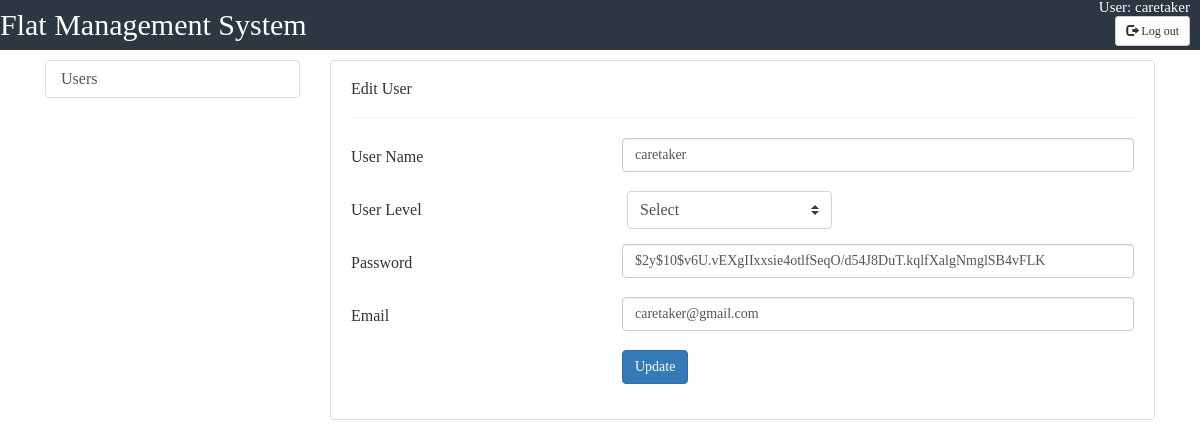
The page /admin/user_edit.php?id=7 (signed in) on the database its author committed.
### tables this page shows
CREATE TABLE `users` (
  `id` int(25) NOT NULL,
  `username` varchar(100) NOT NULL,
  `password` varchar(100) NOT NULL,
  `email` varchar(100) NOT NULL,
  `name` varchar(100) NOT NULL,
  `nid` varchar(100) NOT NULL,
  `family_members` int(10) NOT NULL DEFAULT '1',
  `flat_no` varchar(100) NOT NULL,
  `phone` char(11) NOT NULL,
  `address` varchar(1000) NOT NULL,
  `user_level` int(1) NOT NULL DEFAULT '0'
);

### admin/user_edit.php (the view, shortened to what this page needs)
<?php
include_once("../includes/db.php");
?>
<?php
$id = $_GET['id'];
$result = mysqli_query($con, "SELECT * FROM users WHERE id=$id");
while($res = mysqli_fetch_array($result))
{
    $username = $res['username'];
    $password = $res['password'];
    $email = $res['email'];
}
?>
<!doctype html>
<html>
<head>
	<link href="//maxcdn.bootstrapcdn.com/bootstrap/4.1.1/css/bootstrap.min.css" rel="stylesheet" id="bootstrap-css">
	<link rel="stylesheet" href="https://maxcdn.bootstrapcdn.com/bootstrap/3.3.7/css/bootstrap.min.css">
	<link rel="stylesheet" href="../css/user.css">
</head>
<body>
	<div class="header">
		<div class="logo">
			<ul>
				<li id="logo">Flat Management System</li>
				<li id="user">User:
					<?php echo $_SESSION['u_id'];?>
				</li><br>
				<form action="user_edit.php" method="post">
				<li id="button"><button  name="logout" type="submit" class="btn btn-default btn-sm">
          <span class="glyphicon glyphicon-log-out"></span> Log out
        </button>
				</li>
				</form>
			</ul>
		</div>
	</div>
	<div class="container">
		<div class="row">
			<div class="col-md-3 ">
				<div class="list-group ">
					<a href="admin.php" class="list-group-item list-group-item-action">Users</a>
				</div>
			</div>
			<div class="col-md-9">
				<div class="card">
					<div class="card-body">
						<div class="row">
							<div class="col-md-12">
								<h4>Edit User</h4>
								<hr>
							</div>
						</div>
						<div class="row">
							<div class="col-md-12">
								<form action="user_edit.php" method="post">
									<div class="form-group row">
										<label for="username" class="col-4 col-form-label">User Name</label>
										<div class="col-8">
											<input id="username" name="username" placeholder="" class="form-control here" type="text" value="<?php echo $username;?>">
										</div>
									</div>
									<div class="form-group row">
										<label for="level" class="col-4 col-form-label">User Level</label>
										<div class="col-8">
											<SELECT class="custom-select" style="width:40%; margin-left:5px;   float:left;" onChange="this.form.userlevel.value=this.options[this.selectedIndex].value">
												<OPTION VALUE="">Select
													<OPTION VALUE="4">Tenant
											</SELECT>
										</div>
									</div>
									<div class="form-group row">
										<label for="password" class="col-4 col-form-label">Password</label>
										<div class="col-8">
											<input id="password" name="password" placeholder="Password" class="form-control here" type="text" value="<?php echo $password;?>">
										</div>
									</div>
									<div class="form-group row">
										<label for="email" class="col-4 col-form-label">Email</label>
										<div class="col-8">
											<input id="email" name="email" placeholder="Email" class="form-control here" type="text" value="<?php echo $email;?>">
										</div>
									</div>
									<div class="form-group row">
										<div class="offset-4 col-8">
											<button name="update" type="submit" class="btn btn-primary">Update</button>
										</div>
									</div>
								</form>
							</div>
						</div>
					</div>
				</div>
			</div>
		</div>
	</div>
</body>
</html>

### css/user.css (style rules this page uses)
html,body,div,span,applet,object,iframe,h1,h2,h3,h4,h5,h6,p,blockquote,pre,a,abbr,acronym,address,big,cite,code,del,dfn,em,img,ins,kbd,q,s,samp,small,strike,strong,sub,sup,tt,var,b,u,i,center,dl,dt,dd,ol,ul,li,fieldset,form,label,legend,table,caption,tbody,tfoot,thead,tr,th,td,article,aside,canvas,details,embed,figure,figcaption,footer,header,hgroup,menu,nav,output,ruby,section,summary,time,mark,audio,video { margin: 0; padding: 0; border: 0; font-size: 100%; font: inherit; vertical-align: baseline; }
body { line-height: 1; }
ol,ul { list-style: none; }
.header { height:50px; background-color: #2c3742; margin-bottom: 10px; }
.header ul { text-decoration: none; color: white; }
.header ul li { float:left; }
#logo { font-size:30px; margin:0px; padding:10px 0px; color:#fff; }
#user,#button { float:right; margin-right: 10px; font-size: 15px; }

### rows shown on the page
users: username "caretaker", password "$2y$10$v6U.vEXgIIxxsie4otlfSeqO/d54J8DuT.kqlfXalgNmglSB4vFLK", email "caretaker@gmail.com"

### other values the page prints
$_SESSION['u_id'] "caretaker"
